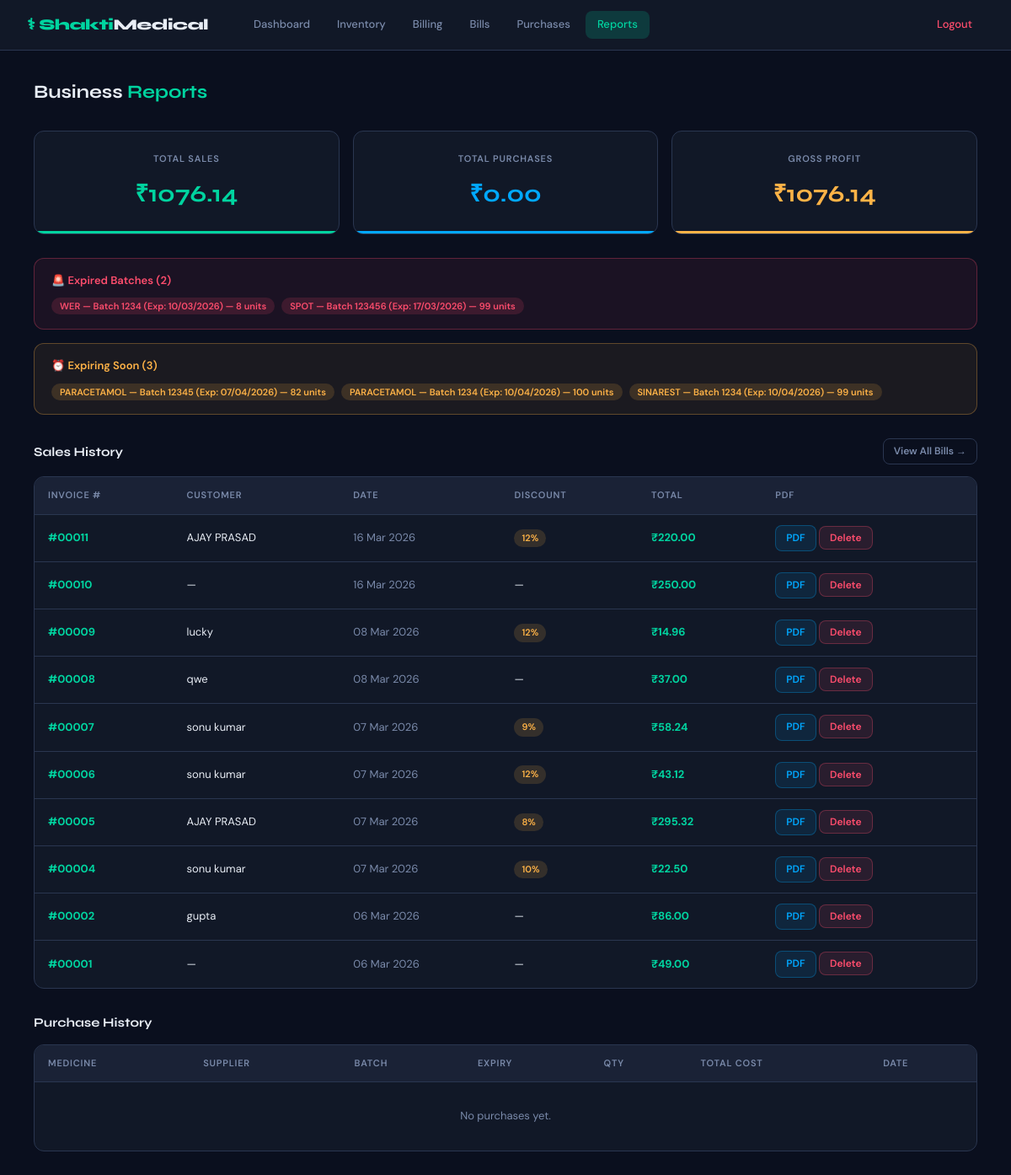
The app's page /reports (signed in), older data.
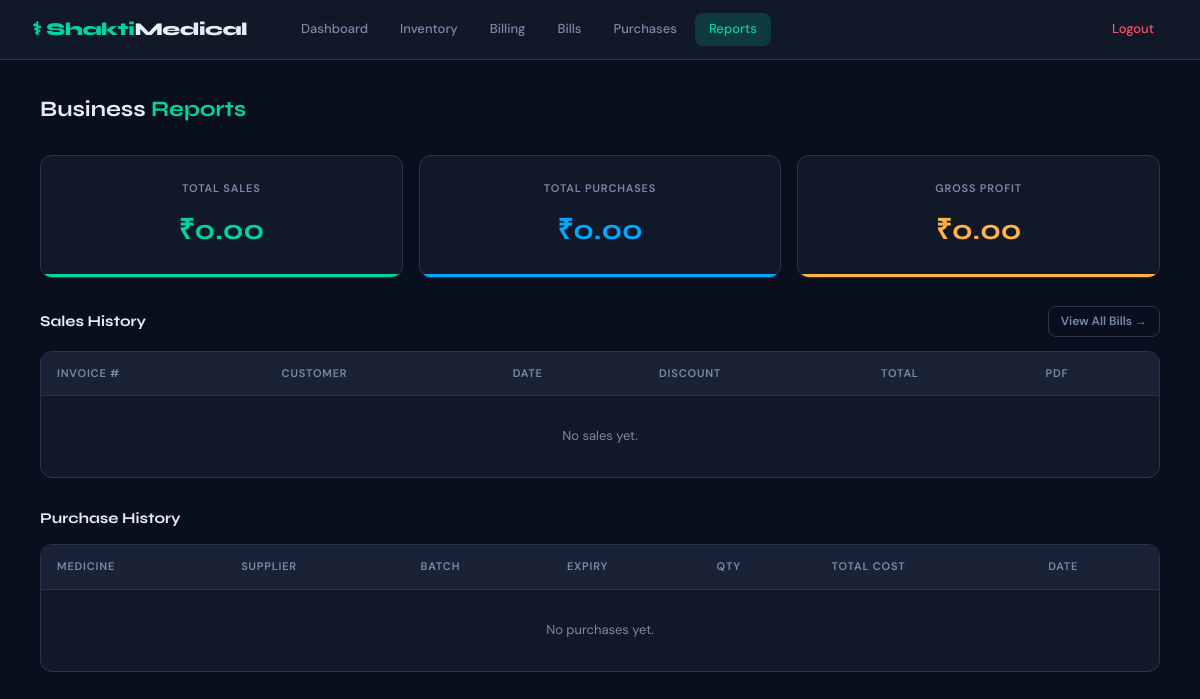
The same page, newer data.
### app/models.py (models this page shows, shortened)
class MedicineBatch(db.Model):
    id = db.Column(db.Integer, primary_key=True)
    medicine_id = db.Column(db.Integer, db.ForeignKey('medicine.id'), nullable=False)
    batch_number = db.Column(db.String(100), nullable=False)
    expiry_date = db.Column(db.Date, nullable=False)
    quantity = db.Column(db.Integer, default=0)
    purchase_price = db.Column(db.Float, default=0)       # cost price of this batch
    supplier = db.Column(db.String(200))
    created_at = db.Column(db.DateTime, default=datetime.utcnow)

class Medicine(db.Model):
    id = db.Column(db.Integer, primary_key=True)
    name = db.Column(db.String(200), nullable=False, unique=True)
    company = db.Column(db.String(200))
    price = db.Column(db.Float, nullable=False)           # default selling price
    total_quantity = db.Column(db.Integer, default=0)     # sum of all batch quantities
    batches = db.relationship("MedicineBatch", backref="medicine", lazy=True,
                              cascade="all, delete-orphan")

class Bill(db.Model):
    id = db.Column(db.Integer, primary_key=True)
    total_amount = db.Column(db.Float, default=0)
    discount_percent = db.Column(db.Float, default=0)
    discount_amount = db.Column(db.Float, default=0)
    created_at = db.Column(db.DateTime, default=datetime.utcnow)
    customer_name = db.Column(db.String(200), default="")
    customer_phone = db.Column(db.String(20), default="")
    items = db.relationship("BillItem", backref="bill", lazy=True,
                            cascade="all, delete-orphan")

### app/routes.py (the view)
@main.route("/reports")
@login_required
def reports():
    bills = Bill.query.order_by(Bill.created_at.desc()).all()
    purchases = Purchase.query.order_by(Purchase.created_at.desc()).all()
    total_sales = sum(b.total_amount for b in bills)
    total_purchase = sum(p.purchase_price * p.quantity for p in purchases)
    total_profit = total_sales - total_purchase
    today = date.today()
    expiring_batches = (MedicineBatch.query
                        .filter(MedicineBatch.quantity > 0)
                        .all())
    expiring_soon = [b for b in expiring_batches
                     if 0 <= (b.expiry_date - today).days <= 30]
    expired = [b for b in expiring_batches if b.expiry_date < today]
    return render_template(
        "reports.html",
        total_sales=total_sales,
        total_purchase=total_purchase,
        total_profit=total_profit,
        bills=bills,
        purchases=purchases,
        expiring_soon=expiring_soon,
        expired=expired,
        today=today,
    )

### app/__init__.py (called while the page is built)
def create_app():
    app = Flask(__name__)
    app.config.from_object(Config)
    db.init_app(app)
    login_manager.init_app(app)
    login_manager.login_view = "main.login"
    from app.models import User
    @login_manager.user_loader
    def load_user(user_id):
        return User.query.get(int(user_id))
    from app.routes import main
    app.register_blueprint(main)
    with app.app_context():
        db.create_all()
    return app

### app/templates/reports.html
{% extends "layout.html" %}
{% block content %}
<div class="page-header">
  <h1 class="page-title">Business <span>Reports</span></h1>
</div>
<div class="report-kpis">
  <div class="kpi-card sales">
    <div class="kpi-label">Total Sales</div>
    <div class="kpi-value">₹{{ "%.2f"|format(total_sales) }}</div>
  </div>
  <div class="kpi-card purchase">
    <div class="kpi-label">Total Purchases</div>
    <div class="kpi-value">₹{{ "%.2f"|format(total_purchase) }}</div>
  </div>
  <div class="kpi-card profit">
    <div class="kpi-label">Gross Profit</div>
    <div class="kpi-value">₹{{ "%.2f"|format(total_profit) }}</div>
  </div>
</div>
{% if expired %}
<div class="alert-box danger" style="margin-bottom:16px;">
  <h4>🚨 Expired Batches ({{ expired|length }})</h4>
  <ul>
    {% for b in expired %}
    <li><span class="badge-item danger">{{ b.medicine.name }} — Batch {{ b.batch_number }} (Exp: {{ b.expiry_date.strftime('%d/%m/%Y') }}) — {{ b.quantity }} units</span></li>
    {% endfor %}
  </ul>
</div>
{% endif %}
{% if expiring_soon %}
<div class="alert-box warning" style="margin-bottom:20px;">
  <h4>⏰ Expiring Soon ({{ expiring_soon|length }})</h4>
  <ul>
    {% for b in expiring_soon %}
    <li><span class="badge-item warning">{{ b.medicine.name }} — Batch {{ b.batch_number }} (Exp: {{ b.expiry_date.strftime('%d/%m/%Y') }}) — {{ b.quantity }} units</span></li>
    {% endfor %}
  </ul>
</div>
{% endif %}
<div class="section-header">
  <span class="section-title">Sales History</span>
  <a href="{{ url_for('main.all_bills') }}" class="btn btn-outline btn-sm">View All Bills →</a>
</div>
<div class="table-wrap" style="margin-bottom:28px;">
  <table>
    <thead>
      <tr>
        <th>Invoice #</th>
        <th>Customer</th>
        <th>Date</th>
        <th>Discount</th>
        <th>Total</th>
        <th>PDF</th>
      </tr>
    </thead>
    <tbody>
      {% for bill in bills %}
      <tr>
        <td><span class="text-accent fw-bold">#{{ "%05d"|format(bill.id) }}</span></td>
        <td>{{ bill.customer_name or '—' }}</td>
        <td class="text-muted">{{ bill.created_at.strftime('%d %b %Y') }}</td>
        <td>
          {% if bill.discount_percent > 0 %}
            <span class="badge yellow">{{ bill.discount_percent|int }}%</span>
          {% else %}—{% endif %}
        </td>
        <td class="fw-bold text-accent">₹{{ "%.2f"|format(bill.total_amount) }}</td>
        <td>
          <a href="{{ url_for('main.download_bill_pdf', bill_id=bill.id) }}" target="_blank" class="btn btn-pdf btn-sm">PDF</a>
          <form method="POST" action="{{ url_for('main.delete_bill', bill_id=bill.id) }}"
                style="display:inline;"
                onsubmit="return confirm('Delete Invoice #{{ '%05d'|format(bill.id) }}?')">
            <button type="submit" class="btn btn-danger btn-sm">Delete</button>
          </form>
        </td>
      </tr>
      {% else %}
      <tr><td colspan="6" style="text-align:center; padding:30px; color:var(--text-muted);">No sales yet.</td></tr>
      {% endfor %}
    </tbody>
  </table>
</div>
<div class="section-header">
  <span class="section-title">Purchase History</span>
</div>
<div class="table-wrap">
  <table>
    <thead>
      <tr>
        <th>Medicine</th>
        <th>Supplier</th>
        <th>Batch</th>
        <th>Expiry</th>
        <th>Qty</th>
        <th>Total Cost</th>
        <th>Date</th>
      </tr>
    </thead>
    <tbody>
      {% for p in purchases %}
      <tr>
        <td class="fw-bold">{{ p.medicine.name }}</td>
        <td class="text-muted">{{ p.supplier }}</td>
        <td><span class="badge blue">{{ p.batch_number or '—' }}</span></td>
        <td>{{ p.expiry_date.strftime('%d/%m/%Y') if p.expiry_date else '—' }}</td>
        <td>{{ p.quantity }}</td>
        <td class="fw-bold">₹{{ "%.2f"|format(p.purchase_price * p.quantity) }}</td>
        <td class="text-muted">{{ p.created_at.strftime('%d %b %Y') }}</td>
      </tr>
      {% else %}
      <tr><td colspan="7" style="text-align:center; padding:30px; color:var(--text-muted);">No purchases yet.</td></tr>
      {% endfor %}
    </tbody>
  </table>
</div>
{% endblock %}

Row changes from the older to the newer data that the page shows:
removed MedicineBatch: medicine.name "WER", batch_number "1234", expiry_date "10/03/2026", quantity "8", shown under "🚨 Expired Batches (2)"
removed MedicineBatch: medicine.name "SPOT", batch_number "123456", expiry_date "17/03/2026", quantity "99", shown under "🚨 Expired Batches (2)"
removed MedicineBatch: medicine.name "PARACETAMOL", batch_number "12345", expiry_date "07/04/2026", quantity "82", shown under "⏰ Expiring Soon (3)"
removed MedicineBatch: medicine.name "PARACETAMOL", batch_number "1234", expiry_date "10/04/2026", quantity "100", shown under "⏰ Expiring Soon (3)"
removed MedicineBatch: medicine.name "SINAREST", batch_number "1234", expiry_date "10/04/2026", quantity "99", shown under "⏰ Expiring Soon (3)"
removed Bill: id "00011", customer_name "AJAY PRASAD", created_at "16 Mar 2026", discount_percent "12", total_amount "220.00"
removed Bill: id "00010", customer_name "—", created_at "16 Mar 2026", total_amount "250.00"
removed Bill: id "00009", customer_name "lucky", created_at "08 Mar 2026", discount_percent "12", total_amount "14.96"
removed Bill: id "00008", customer_name "qwe", created_at "08 Mar 2026", total_amount "37.00"
removed Bill: id "00007", customer_name "sonu kumar", created_at "07 Mar 2026", discount_percent "9", total_amount "58.24"
removed Bill: id "00006", customer_name "sonu kumar", created_at "07 Mar 2026", discount_percent "12", total_amount "43.12"
removed Bill: id "00005", customer_name "AJAY PRASAD", created_at "07 Mar 2026", discount_percent "8", total_amount "295.32"
removed Bill: id "00004", customer_name "sonu kumar", created_at "07 Mar 2026", discount_percent "10", total_amount "22.50"
removed Bill: id "00002", customer_name "gupta", created_at "06 Mar 2026", total_amount "86.00"
removed Bill: id "00001", customer_name "—", created_at "06 Mar 2026", total_amount "49.00"
Text that changed along with them:
{{ "%.2f"|format(total_sales) }}: "1076.14" → "0.00"
{{ "%.2f"|format(total_profit) }}: "1076.14" → "0.00"
{{ expired|length }}: "2" → (not shown)
{{ expiring_soon|length }}: "3" → (not shown)
text no longer shown: "🚨 Expired Batches ( ) ⏰ Expiring Soon ( )"
text now shown: "No sales yet."
